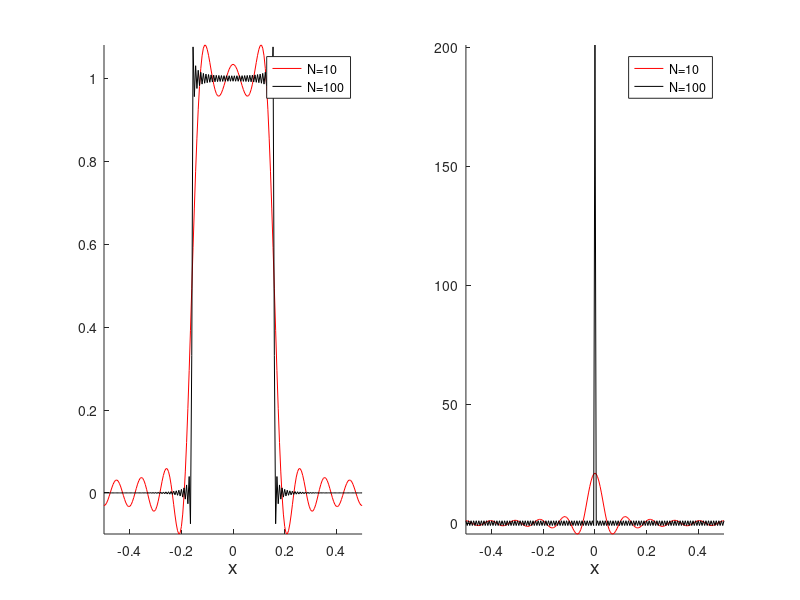

Here is the MATLAB script that generated this plot:
%
%  Gabbiani & Cox, Mathematics for Neuroscientists, 2nd ed
%

% fourierex

x = -0.5:.005:0.5;

h_f =figure; 
h_a1 = subplot(1,2,1);
h_a2 = subplot(1,2,2);

f = ones(size(x))/pi;
for n=1:10,
    f = f + 2*sin(n)*cos(n*2*pi*x)/pi/n;
end
line('Parent',h_a1,'XData',x,'YData',f,'Color','r');
f = ones(size(x))/pi;
for n=1:100,
    f = f + 2*sin(n)*cos(n*2*pi*x)/pi/n;
end
line('Parent',h_a1,'XData',x,'YData',f,'Color','k');
axis(h_a1,'tight');
box(h_a1,'off');
legend(h_a1,'N=10','N=100')
xlabel(h_a1,'x','fontsize',14)

f = ones(size(x));
for n=1:10,
    f = f + 2*cos(n*2*pi*x);
end
line('Parent',h_a2,'XData',x,'YData',f,'Color','r');
f = ones(size(x));
for n=1:100,
    f = f + 2*cos(n*2*pi*x);
end
line('Parent',h_a2,'XData',x,'YData',f,'Color','k');
axis(h_a2,'tight');
box(h_a2,'off');
legend(h_a2,'N=10','N=100');
xlabel(h_a2,'x','fontsize',14)
